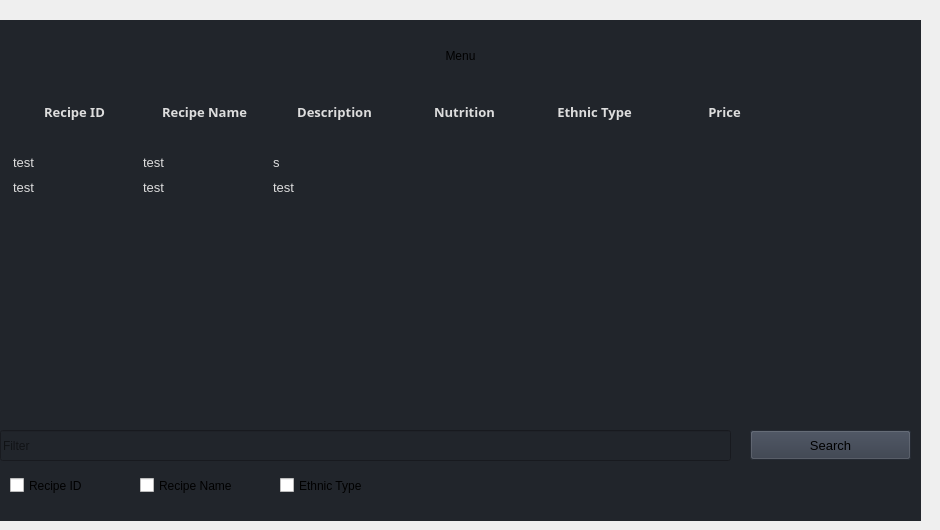
                     <widget class="QWidget" name="page">
                      <widget class="QLabel" name="label_2">
                       <property name="geometry">
                        <rect>
                         <x>-10</x>
                         <y>20</y>
                         <width>931</width>
                         <height>501</height>
                        </rect>
                       </property>
                       <property name="styleSheet">
                        <string notr="true">background-color: rgb(33, 37, 43);</string>
                       </property>
                       <property name="text">
                        <string/>
                       </property>
                      </widget>
                      <widget class="QTableWidget" name="menu_1">
                       <property name="geometry">
                        <rect>
                         <x>10</x>
                         <y>100</y>
                         <width>911</width>
                         <height>321</height>
                        </rect>
                       </property>
                       <property name="sizePolicy">
                        <sizepolicy hsizetype="Minimum" vsizetype="Minimum">
                         <horstretch>0</horstretch>
                         <verstretch>0</verstretch>
                        </sizepolicy>
                       </property>
                       <property name="sizeIncrement">
                        <size>
                         <width>0</width>
                         <height>0</height>
                        </size>
                       </property>
                       <property name="palette">
                        <palette>
                         <active>
                          <colorrole role="WindowText">
                           <brush brushstyle="SolidPattern">
                            <color alpha="255">
                             <red>221</red>
                             <green>221</green>
                             <blue>221</blue>
                            </color>
                           </brush>
                          </colorrole>
                          <colorrole role="Button">
                           <brush brushstyle="SolidPattern">
                            <color alpha="0">
                             <red>0</red>
                             <green>0</green>
                             <blue>0</blue>
                            </color>
                           </brush>
                          </colorrole>
                          <colorrole role="Text">
                           <brush brushstyle="SolidPattern">
                            <color alpha="255">
                             <red>221</red>
                             <green>221</green>
                             <blue>221</blue>
                            </color>
                           </brush>
                          </colorrole>
                          <colorrole role="ButtonText">
                           <brush brushstyle="SolidPattern">
                            <color alpha="255">
                             <red>221</red>
                             <green>221</green>
                             <blue>221</blue>
                            </color>
                           </brush>
                          </colorrole>
                          <colorrole role="Base">
                           <brush brushstyle="NoBrush">
                            <color alpha="255">
                             <red>0</red>
                             <green>0</green>
                             <blue>0</blue>
                            </color>
                           </brush>
                          </colorrole>
                          <colorrole role="Window">
                           <brush brushstyle="SolidPattern">
                            <color alpha="0">
                             <red>0</red>
                             <green>0</green>
                             <blue>0</blue>
                            </color>
                           </brush>
                          </colorrole>
                          <colorrole role="PlaceholderText">
                           <brush brushstyle="SolidPattern">
                            <color alpha="255">
                             <red>221</red>
                             <green>221</green>
                             <blue>221</blue>
                            </color>
                           </brush>
                          </colorrole>
                         </active>
                         <inactive>
                          <colorrole role="WindowText">
                           <brush brushstyle="SolidPattern">
                            <color alpha="255">
                             <red>221</red>
                             <green>221</green>
                             <blue>221</blue>
                            </color>
                           </brush>
                          </colorrole>
                          <colorrole role="Button">
                           <brush brushstyle="SolidPattern">
                            <color alpha="0">
                             <red>0</red>
                             <green>0</green>
                             <blue>0</blue>
                            </color>
                           </brush>
                          </colorrole>
                          <colorrole role="Text">
                           <brush brushstyle="SolidPattern">
                            <color alpha="255">
                             <red>221</red>
                             <green>221</green>
                             <blue>221</blue>
                            </color>
                           </brush>
                          </colorrole>
                          <colorrole role="ButtonText">
                           <brush brushstyle="SolidPattern">
                            <color alpha="255">
                             <red>221</red>
                             <green>221</green>
                             <blue>221</blue>
                            </color>
                           </brush>
                          </colorrole>
                          <colorrole role="Base">
                           <brush brushstyle="NoBrush">
                            <color alpha="255">
                             <red>0</red>
                             <green>0</green>
                             <blue>0</blue>
                            </color>
                           </brush>
                          </colorrole>
                          <colorrole role="Window">
                           <brush brushstyle="SolidPattern">
                            <color alpha="0">
                             <red>0</red>
                             <green>0</green>
                             <blue>0</blue>
                            </color>
                           </brush>
                          </colorrole>
                          <colorrole role="PlaceholderText">
                           <brush brushstyle="SolidPattern">
                            <color alpha="255">
                             <red>221</red>
                             <green>221</green>
                             <blue>221</blue>
                            </color>
                           </brush>
                          </colorrole>
                         </inactive>
                         <disabled>
                          <colorrole role="WindowText">
                           <brush brushstyle="SolidPattern">
                            <color alpha="255">
                             <red>221</red>
                             <green>221</green>
                             <blue>221</blue>
                            </color>
                           </brush>
                          </colorrole>
                          <colorrole role="Button">
                           <brush brushstyle="SolidPattern">
                            <color alpha="0">
                             <red>0</red>
                             <green>0</green>
                             <blue>0</blue>
                            </color>
                           </brush>
                          </colorrole>
                          <colorrole role="Text">
                           <brush brushstyle="SolidPattern">
                            <color alpha="255">
                             <red>221</red>
                             <green>221</green>
                             <blue>221</blue>
                            </color>
                           </brush>
                          </colorrole>
                          <colorrole role="ButtonText">
                           <brush brushstyle="SolidPattern">
                            <color alpha="255">
                             <red>221</red>
                             <green>221</green>
                             <blue>221</blue>
                            </color>
                           </brush>
                          </colorrole>
                          <colorrole role="Base">
                           <brush brushstyle="NoBrush">
                            <color alpha="255">
                             <red>0</red>
                             <green>0</green>
                             <blue>0</blue>
                            </color>
                           </brush>
                          </colorrole>
                          <colorrole role="Window">
                           <brush brushstyle="SolidPattern">
                            <color alpha="0">
                             <red>0</red>
                             <green>0</green>
                             <blue>0</blue>
                            </color>
                           </brush>
                          </colorrole>
                          <colorrole role="PlaceholderText">
                           <brush brushstyle="SolidPattern">
                            <color alpha="255">
                             <red>221</red>
                             <green>221</green>
                             <blue>221</blue>
                            </color>
                           </brush>
                          </colorrole>
                         </disabled>
                        </palette>
                       </property>
                       <property name="font">
                        <font>
                         <family>Segoe UI</family>
                         <pointsize>10</pointsize>
                         <italic>false</italic>
                         <bold>false</bold>
                        </font>
                       </property>
                       <property name="autoFillBackground">
                        <bool>false</bool>
                       </property>
                       <property name="frameShape">
                        <enum>QFrame::NoFrame</enum>
                       </property>
                       <property name="lineWidth">
                        <number>2</number>
                       </property>
                       <property name="midLineWidth">
                        <number>0</number>
                       </property>
                       <property name="verticalScrollBarPolicy">
                        <enum>Qt::ScrollBarAsNeeded</enum>
                       </property>
                       <property name="horizontalScrollBarPolicy">
                        <enum>Qt::ScrollBarAsNeeded</enum>
                       </property>
                       <property name="sizeAdjustPolicy">
                        <enum>QAbstractScrollArea::AdjustToContents</enum>
                       </property>
                       <property name="autoScroll">
                        <bool>true</bool>
                       </property>
                       <property name="editTriggers">
                        <set>QAbstractItemView::NoEditTriggers</set>
                       </property>
                       <property name="showDropIndicator" stdset="0">
                        <bool>false</bool>
                       </property>
                       <property name="alternatingRowColors">
                        <bool>false</bool>
                       </property>
                       <property name="selectionMode">
                        <enum>QAbstractItemView::SingleSelection</enum>
                       </property>
                       <property name="selectionBehavior">
                        <enum>QAbstractItemView::SelectRows</enum>
                       </property>
                       <property name="showGrid">
                        <bool>true</bool>
                       </property>
                       <property name="gridStyle">
                        <enum>Qt::SolidLine</enum>
                       </property>
                       <property name="sortingEnabled">
                        <bool>false</bool>
                       </property>
                       <property name="cornerButtonEnabled">
                        <bool>true</bool>
                       </property>
                       <property name="rowCount">
                        <number>4</number>
                       </property>
                       <attribute name="horizontalHeaderVisible">
                        <bool>false</bool>
                       </attribute>
                       <attribute name="horizontalHeaderCascadingSectionResizes">
                        <bool>false</bool>
                       </attribute>
                       <attribute name="horizontalHeaderMinimumSectionSize">
                        <number>30</number>
                       </attribute>
                       <attribute name="horizontalHeaderDefaultSectionSize">
                        <number>130</number>
                       </attribute>
                       <attribute name="horizontalHeaderHighlightSections">
                        <bool>false</bool>
                       </attribute>
                       <attribute name="horizontalHeaderStretchLastSection">
                        <bool>false</bool>
                       </attribute>
                       <attribute name="verticalHeaderVisible">
                        <bool>false</bool>
                       </attribute>
                       <attribute name="verticalHeaderCascadingSectionResizes">
                        <bool>false</bool>
                       </attribute>
                       <attribute name="verticalHeaderMinimumSectionSize">
                        <number>25</number>
                       </attribute>
                       <attribute name="verticalHeaderDefaultSectionSize">
                        <number>25</number>
                       </attribute>
                       <attribute name="verticalHeaderHighlightSections">
                        <bool>false</bool>
                       </attribute>
                       <attribute name="verticalHeaderStretchLastSection">
                        <bool>false</bool>
                       </attribute>
                       <row>
                        <property name="text">
                         <string>New Row</string>
                        </property>
                        <property name="font">
                         <font>
                          <family>Segoe UI</family>
                         </font>
                        </property>
                        <property name="textAlignment">
                         <set>AlignCenter</set>
                        </property>
                       </row>
                       <row>
                        <property name="text">
                         <string>New Row</string>
                        </property>
                        <property name="textAlignment">
                         <set>AlignCenter</set>
                        </property>
                       </row>
                       <row>
                        <property name="text">
                         <string>New Row</string>
                        </property>
                        <property name="textAlignment">
                         <set>AlignCenter</set>
                        </property>
                       </row>
                       <row/>
                       <column>
                        <property name="text">
                         <string>0</string>
                        </property>
                       </column>
                       <column>
                        <property name="text">
                         <string>1</string>
                        </property>
                       </column>
                       <column>
                        <property name="text">
                         <string>2</string>
                        </property>
                       </column>
                       <column>
                        <property name="text">
                         <string>3</string>
                        </property>
                       </column>
                       <column>
                        <property name="text">
                         <string>4</string>
                        </property>
                       </column>
                       <column>
                        <property name="text">
                         <string>5</string>
                        </property>
                       </column>
                       <item row="0" column="0">
                        <property name="text">
                         <string>Recipe ID</string>
                        </property>
                        <property name="font">
                         <font>
                          <family>Ofelia Display</family>
                          <pointsize>10</pointsize>
                          <bold>true</bold>
                         </font>
                        </property>
                        <property name="textAlignment">
                         <set>AlignCenter</set>
                        </property>
                        <property name="flags">
                         <set>ItemIsDragEnabled|ItemIsDropEnabled|ItemIsUserCheckable|ItemIsEnabled</set>
                        </property>
                       </item>
                       <item row="0" column="1">
                        <property name="text">
                         <string>Recipe Name</string>
                        </property>
                        <property name="font">
                         <font>
                          <family>Ofelia Display</family>
                          <pointsize>10</pointsize>
                          <bold>true</bold>
                         </font>
                        </property>
                        <property name="textAlignment">
                         <set>AlignCenter</set>
                        </property>
                       </item>
                       <item row="0" column="2">
                        <property name="text">
                         <string>Description</string>
                        </property>
                        <property name="font">
                         <font>
                          <family>Ofelia Display</family>
                          <pointsize>10</pointsize>
                          <bold>true</bold>
                         </font>
                        </property>
                        <property name="textAlignment">
                         <set>AlignCenter</set>
                        </property>
                       </item>
                       <item row="0" column="3">
                        <property name="text">
                         <string>Nutrition</string>
                        </property>
                        <property name="font">
                         <font>
                          <family>Ofelia Display</family>
                          <pointsize>10</pointsize>
                          <bold>true</bold>
                         </font>
                        </property>
                        <property name="textAlignment">
                         <set>AlignCenter</set>
                        </property>
                       </item>
                       <item row="0" column="4">
                        <property name="text">
                         <string>Ethnic Type</string>
                        </property>
                        <property name="font">
                         <font>
                          <family>Ofelia Display</family>
                          <pointsize>10</pointsize>
                          <bold>true</bold>
                         </font>
                        </property>
                        <property name="textAlignment">
                         <set>AlignCenter</set>
                        </property>
                       </item>
                       <item row="0" column="5">
                        <property name="text">
                         <string>Price</string>
                        </property>
                        <property name="font">
                         <font>
                          <family>Ofelia Display</family>
                          <pointsize>10</pointsize>
                          <bold>true</bold>
                         </font>
                        </property>
                        <property name="textAlignment">
                         <set>AlignCenter</set>
                        </property>
                       </item>
                       <item row="2" column="0">
                        <property name="text">
                         <string>test</string>
                        </property>
                       </item>
                       <item row="2" column="1">
                        <property name="text">
                         <string>test</string>
                        </property>
                       </item>
                       <item row="2" column="2">
                        <property name="text">
                         <string>s</string>
                        </property>
                       </item>
                       <item row="3" column="0">
                        <property name="text">
                         <string>test</string>
                        </property>
                       </item>
                       <item row="3" column="1">
                        <property name="text">
                         <string>test</string>
                        </property>
                       </item>
                       <item row="3" column="2">
                        <property name="text">
                         <string>test</string>
                        </property>
                       </item>
                      </widget>
                      <widget class="QLabel" name="Label_Shoppingcart_5">
                       <property name="geometry">
                        <rect>
                         <x>0</x>
                         <y>30</y>
                         <width>921</width>
                         <height>51</height>
                        </rect>
                       </property>
                       <property name="styleSheet">
                        <string notr="true">font: 500 12pt &quot;Ofelia Display&quot;;</string>
                       </property>
                       <property name="text">
                        <string>Menu</string>
                       </property>
                       <property name="alignment">
                        <set>Qt::AlignCenter</set>
                       </property>
                      </widget>
                      <widget class="QLineEdit" name="lineEdit_2">
                       <property name="geometry">
                        <rect>
                         <x>0</x>
                         <y>430</y>
                         <width>731</width>
                         <height>31</height>
                        </rect>
                       </property>
                       <property name="minimumSize">
                        <size>
                         <width>0</width>
                         <height>30</height>
                        </size>
                       </property>
                       <property name="styleSheet">
                        <string notr="true">background-color: rgb(33, 37, 43);</string>
                       </property>
                       <property name="text">
                        <string/>
                       </property>
                       <property name="placeholderText">
                        <string>Filter</string>
                       </property>
                      </widget>
                      <widget class="QCheckBox" name="checkBox_2">
                       <property name="geometry">
                        <rect>
                         <x>10</x>
                         <y>470</y>
                         <width>121</width>
                         <height>31</height>
                        </rect>
                       </property>
                       <property name="autoFillBackground">
                        <bool>false</bool>
                       </property>
                       <property name="styleSheet">
                        <string notr="true"/>
                       </property>
                       <property name="text">
                        <string>Recipe ID</string>
                       </property>
                      </widget>
                      <widget class="QCheckBox" name="checkBox_3">
                       <property name="geometry">
                        <rect>
                         <x>140</x>
                         <y>470</y>
                         <width>131</width>
                         <height>31</height>
                        </rect>
                       </property>
                       <property name="autoFillBackground">
                        <bool>false</bool>
                       </property>
                       <property name="styleSheet">
                        <string notr="true"/>
                       </property>
                       <property name="text">
                        <string>Recipe Name</string>
                       </property>
                      </widget>
                      <widget class="QCheckBox" name="checkBox_4">
                       <property name="geometry">
                        <rect>
                         <x>280</x>
                         <y>470</y>
                         <width>131</width>
                         <height>31</height>
                        </rect>
                       </property>
                       <property name="autoFillBackground">
                        <bool>false</bool>
                       </property>
                       <property name="styleSheet">
                        <string notr="true"/>
                       </property>
                       <property name="text">
                        <string>Ethnic Type</string>
                       </property>
                      </widget>
                      <widget class="QPushButton" name="Button_Upload_2">
                       <property name="geometry">
                        <rect>
                         <x>750</x>
                         <y>430</y>
                         <width>161</width>
                         <height>30</height>
                        </rect>
                       </property>
                       <property name="minimumSize">
                        <size>
                         <width>150</width>
                         <height>30</height>
                        </size>
                       </property>
                       <property name="font">
                        <font>
                         <family>Segoe UI</family>
                         <pointsize>10</pointsize>
                         <italic>false</italic>
                         <bold>false</bold>
                        </font>
                       </property>
                       <property name="cursor">
                        <cursorShape>PointingHandCursor</cursorShape>
                       </property>
                       <property name="styleSheet">
                        <string notr="true">background-color: rgb(52, 59, 72);</string>
                       </property>
                       <property name="text">
                        <string>Search</string>
                       </property>
                       <property name="icon">
                        <iconset resource="../../project/pirate/resources.qrc">
                         <normaloff>:/icons/images/icons/cil-options.png</normaloff>:/icons/images/icons/cil-options.png</iconset>
                       </property>
                      </widget>
                     </widget>
